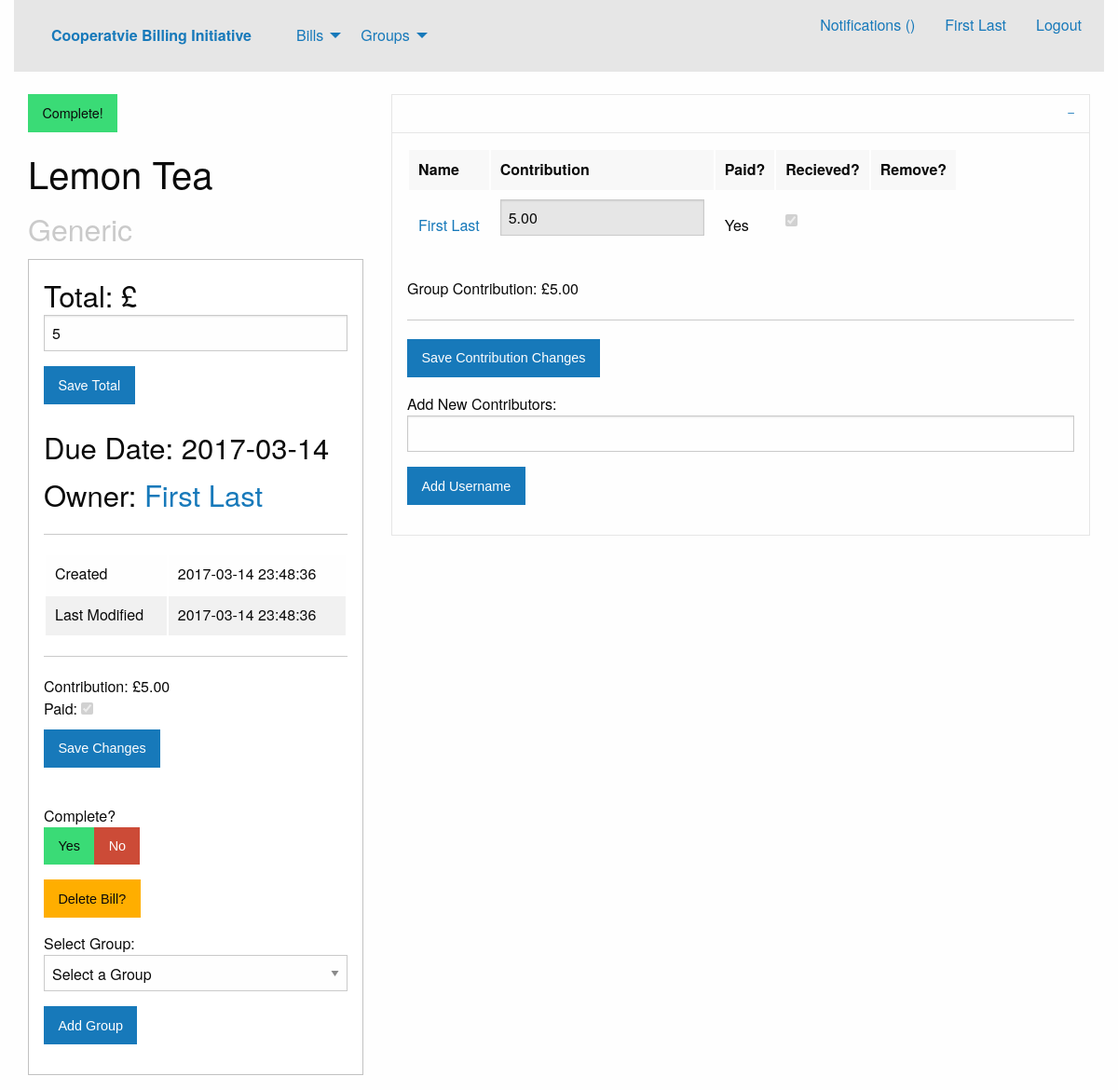
/viewBill.php?bid=4 (signed in), run on the app's committed database.
### tables this page shows
CREATE TABLE users
(
	userID INTEGER NOT NULL UNIQUE PRIMARY KEY AUTOINCREMENT,
	username VARCHAR(30) NOT NULL UNIQUE,
	realname VARCHAR(30) NOT NULL,
	pass VARCHAR(50) NOT NULL,
	salt VARCHAR(50) NOT NULL,
	email VARCHAR(50) NOT NULL UNIQUE,
	createTS TIMESTAMP DEFAULT CURRENT_TIMESTAMP,
	lastlogTS TIMESTAMP DEFAULT CURRENT_TIMESTAMP
);

CREATE TABLE bills
(
	billID INTEGER NOT NULL UNIQUE PRIMARY KEY AUTOINCREMENT,
	name VARCHAR(50) NOT NULL,
	total DOUBLE NOT NULL,
	typeID INTEGER NOT NULL DEFAULT 1,
	createTS TIMESTAMP DEFAULT CURRENT_TIMESTAMP,
	editTS TIMESTAMP DEFAULT CURRENT_TIMESTAMP,
	dueTS TIMESTAMP NOT NULL DEFAULT CURRENT_DATE,
	complete BOOLEAN NOT NULL DEFAULT FALSE,
	FOREIGN KEY(typeID) REFERENCES billTypes(typeID)
);

CREATE TABLE billTypes
(
	typeID INTEGER NOT NULL UNIQUE PRIMARY KEY AUTOINCREMENT,
	typename VARCHAR(30) NOT NULL,
	icon VARCHAR(50)
);

CREATE TABLE billContributors
(
	billID INTEGER NOT NULL,
	userID INTEGER NOT NULL,
	groupID INTEGER DEFAULT 0,
	owner BOOLEAN NOT NULL DEFAULT FALSE,
	ammount DOUBLE NOT NULL DEFAULT 0,
	paid BOOLEAN NOT NULL DEFAULT FALSE,
	recieved BOOLEAN NOT NULL DEFAULT FALSE,
	PRIMARY KEY(billID, userID),
	FOREIGN KEY(billID) REFERENCES bills(billID),
	FOREIGN KEY(userID) REFERENCES users(userID),
	FOREIGN KEY(groupID) REFERENCES groups(groupID)
);

### database.php (called while the page is built, shortened)
<?php
class Database {
	private $database;
	function __construct() {
		$this->database = $this->getConnection();
	}
	function prepare($query) {
		return $this->database->prepare($query);
	}
	private function getConnection() {
		$conn = new SQLite3('bill.db');
		return $conn;
	}
}
?>

### viewBill.php (the view, shortened to what this page needs)
<?php session_start();
$uid = $_SESSION["uid"];
?>
<?php require "header.php"?>
<?php
	$bid = $_GET["bid"];
	$db = new Database();
	$editBill = false;
	$stmt = $db->prepare("SELECT owner FROM billContributors
		WHERE userID = :uid AND billID = :bid");
	$stmt->bindValue(":bid", $bid, SQLITE3_INTEGER);
	$stmt->bindValue(":uid", $uid, SQLITE3_INTEGER);
	$result = $stmt->execute();
	$check = $result->fetchArray();
	if(!empty($check)) {
		if ($check["owner"] != 0) $editBill = true;
	}
	$stmt = $db->prepare("SELECT * FROM bills
		INNER JOIN billTypes ON bills.typeID = billTypes.typeID
		INNER JOIN billContributors ON billContributors.billID = bills.billID
		WHERE bills.billID = :bid AND billContributors.userID = :uid");
	$stmt->bindValue(":bid", $bid, SQLITE3_INTEGER);
	$stmt->bindValue(":uid", $uid, SQLITE3_INTEGER);
	$result = $stmt->execute();
	$billData = $result->fetchArray();
	if ($billData["complete"] != 0)
		$complete = '<span class="button success" id="completeState" value="1">Complete!</span> ';
	else
		$complete = '<span class="button alert" id="completeState" value="0">Incomplete</span> ';
	$stmt = $db->prepare("SELECT users.userID, users.realname FROM users
		INNER JOIN billContributors ON billContributors.userID = users.userID
		WHERE billContributors.billID = :bid AND billContributors.owner = 1");
	$stmt->bindValue(":bid", $bid, SQLITE3_INTEGER);
	$result = $stmt->execute();
	$ownerData = $result->fetchArray();
	echo '
	<div class="column large-4">
		'.$complete.'<h2><span id="billName">'.$billData["name"].'</span><br /><small>'.$billData["typename"].'</small></h2>
		<div class="callout">
			<h3>Total: £';
	if ($editBill)
		echo '<input type="number" id="billTotal" step="0.01" min="0.01" required value="'.$billData["total"].'"/>
					<span id="saveTotal" class="button">Save Total</span>
					<span id="saveTotalErr" style="display:none"></span>';
	else echo number_format($billData["total"], 2);
	echo '</h3>
			<h3>Due Date: '.$billData["dueTS"].'</h3>
			<h3>Owner: <a href="profile.php?uid='.$ownerData["userID"].'">'.$ownerData["realname"].'</a></h3>
			<hr />
			<table><tr><td>Created</td><td>'.$billData["createTS"].'</td></tr>
			<tr><td>Last Modified</td><td>'.$billData["editTS"].'</td></tr></table>
			<hr />
			<div id="controlPanel">
				<input type="hidden" id="curBill" value="'.$bid.'" />
				<input type="hidden" id="editBill" value="'.$editBill.'" />
				<input type="hidden" id="ownerID" value="'.$ownerData["userID"].'" />
				Contribution: £<span id="selfCon">'.number_format($billData["ammount"], 2).'</span><br />
				Paid: <input type="checkbox" id="selfPaid" ';
	if ($billData["paid"] != 0) echo 'checked ';
	if ($billData["recieved"] != 0) echo 'disabled ';
	echo '/><br />
				<button class="button" id="saveSelfPayChange">Save Changes</button><br />
				<span id="updatePayMsg" style="display:none"></span></br>';
	if (!$editBill) echo '
				<button id="selfRemove" class="button alert">Stop Contributing</button><br />';
	else {
		echo '
				Complete? <br/><button id="completeYes" class="button success">Yes</button><button id="completeNo" class="button alert">No</button><br />
				<button id="dbill" class="button warning">Delete Bill?</button>
				<button id="dbyes" class="button alert dbbs" style="display:none">Delete Bill!</button>
				<button id="dbno" class="button dbbs" style="display:none">Never Mind</button><br />
				Select Group:
				<select id="groupSelect">
					<option value="0">Select a Group</option>
					';
		echo'
				</select>
				<button id="addWholeGroup" class="button">Add Group</button><br />
				<span id="addGroupMsg" style="display:none"></span>';
	}
	echo'
			</div>
		</div>
	</div>';
	$stmt = $db->prepare("SELECT * FROM billContributors
	INNER JOIN users ON billContributors.userID = users.userID
	LEFT JOIN groups ON billContributors.groupID = groups.groupID
	WHERE billContributors.billID = :bid ORDER BY billContributors.groupID");
	$stmt->bindValue(":bid", $bid, SQLITE3_INTEGER);
	$result = $stmt->execute();
	$lgid = -1;
	echo '
	<div id="groupCollate" class="column large-8">
		<ul class="accordion" data-accordion data-multi-expand="true" data-allow-all-closed="true">';
	while ($user = $result->fetchArray()) {
		if ($lgid != $user["groupID"]) {
			echo '
			<li class="accordion-item is-active" data-accordion-item>
				<a href="#" class="accordion-title">'.$user["name"].'</a>
				<div class="accordion-content" data-tab-content>
				<div class="table-scroll">
					<table>
					<thead>
						<tr>
						<td>Name</td>
						<td>Contribution</td>
						<td>Paid?</td>
						<td>Recieved?</td>';
			if ($editBill) echo '
						<td>Remove?</td>';
			echo '
						</tr>
					</thead>
					<tbody>';
			$lgid = $user["groupID"];
		}
		if ($user["paid"] != 0) $paid = "Yes";
		else $paid = "No";
		$ammount = number_format($user["ammount"],2);
		echo '
						<tr id="'.$user["userID"].'">
						<td class="name"><a href="profile.php?uid='.$user["userID"].'">'.$user["realname"].'</a></td><td class="contribution">';
		if ($editBill) {
			echo '
						<input type="number" name="ammount" step="0.01" min="0" required value="'.$ammount.'" ';
			if($user["recieved"] != 0) echo 'disabled ';
			echo '/>';
		} else echo '
						<input type="hidden" value="'.$ammount.'" name="ammount"/>£'.$ammount;
		echo '
						</td><td class="paid">'.$paid.'</td>';
		if ($editBill) {
			echo '
						<td class="recieved"><input type="checkbox" name="recieve" ';
			if ($user["recieved"] != 0) echo 'checked disabled';
			if ($user["paid"] == 0) echo 'disabled ';
			echo '/></td>
						<td class="remove">';
			echo'
						</td>';
		} else {
			echo '
						<td class="recieved">';
			if ($user["recieved"] != 0) echo 'Yes'; else echo 'No';
			echo '</td>';
		}
		echo '
						</tr>';
	}
	echo '
					</tbody>
					</table>
					Group Contribution: £<span class="groupContributionTally" id="gc-'.$lgid.'">0</span>';
	if ($editBill) {
		echo '
					<hr />
					<button class="saveConChanges button">Save Contribution Changes</button><br />
					<span class="saveConChangeMsg"></span>';
		if ($lgid == 0) echo '
					Add New Contributors:
					<div class="addcGen">';
		else echo '
					Add From Group:
					<div class="addG">';
		echo '
						<input type="text" name="username" pattern="[a-zA-Z0-9]+" maxlength="30" required />
						<button type="submit" class="button">Add Username</button>
						<input type="hidden" value="'.$lgid.'" name="gid" />
						<span class="errZone" style="display:none"></span>
					</div>';
	}
	echo '
				</div>
				</div>
			</li>
		</ul>
	</div>';
?>
<?php require_once "footer.php"?>

### header.php (shortened to what this page needs)
<?php
require_once 'database.php';
$isLog = !empty($_SESSION["uid"]);
if ($isLog) {
	$db = new Database();
	$stmt = $db->prepare("SELECT realname FROM users WHERE userID = :uid");
	$stmt->bindValue(":uid", $_SESSION["uid"], SQLITE3_INTEGER);
	$result = $stmt->execute();
	$temp = $result->fetchArray();
	$name = $temp["realname"];
}
?>
<!DOCTYPE html>
<html class="no-js" lang="en" dir="ltr">
  <head>
    <link rel="stylesheet" href="css/foundation.css">
    <link rel="stylesheet" href="css/app.css">
  </head>
</head>
<body>
		<div class="large-12 columns row">
			<div class="top-bar">
				<div class="top-bar-left">
					<ul class="dropdown menu" data-dropdown-menu>
						<li class="menu-text"><a href="index.php">Cooperatvie Billing Initiative</a></li>
						<li>
							<a href="bills.php">Bills</a>
						</li>
						<li>
							<a href="groups.php">Groups</a>
						</li>
					</ul>
				</div>
				<?php if ($isLog) echo '
				<input type="hidden" id="seshUser" value="'.$_SESSION["uid"].'" />
				<script>
				$(function() {
					var id = $("#seshUser").attr("value");
					function checkNoti() {
						$.post("getNotifications.php", {uid: id}, function(data, status) {
								$("#notinumber").html(data);
							});
					}
					checkNoti();
					setInterval(checkNoti, 2000);
				});
				</script>
				<div class="top-bar-right">
					<ul class="menu">
						<li><a href="notifications.php">Notifications (<span id="notinumber"></span>)</a></li>
						<li><a href="profile.php">'.$name.'</a></li>
						<li><a href="logout.php">Logout</a></li>
					</ul>
				</div>';?>
			</div>
	</div>
	<div class="row">
		<div class="columns large-12">

### data on the page
users: realname "First Last"
bills: name "Lemon Tea", typeID.typename "Generic", total "5", dueTS "2017-03-14", createTS "2017-03-14 23:48:36", editTS "2017-03-14 23:48:36", billcontributors.ammount "5.00"
billcontributors: recieved "☑", owner "Remove?", userID.realname "First Last", ammount "5.00", paid "Yes", paid "☑"

### other printed values
$ownerData["realname"] "First Last"
